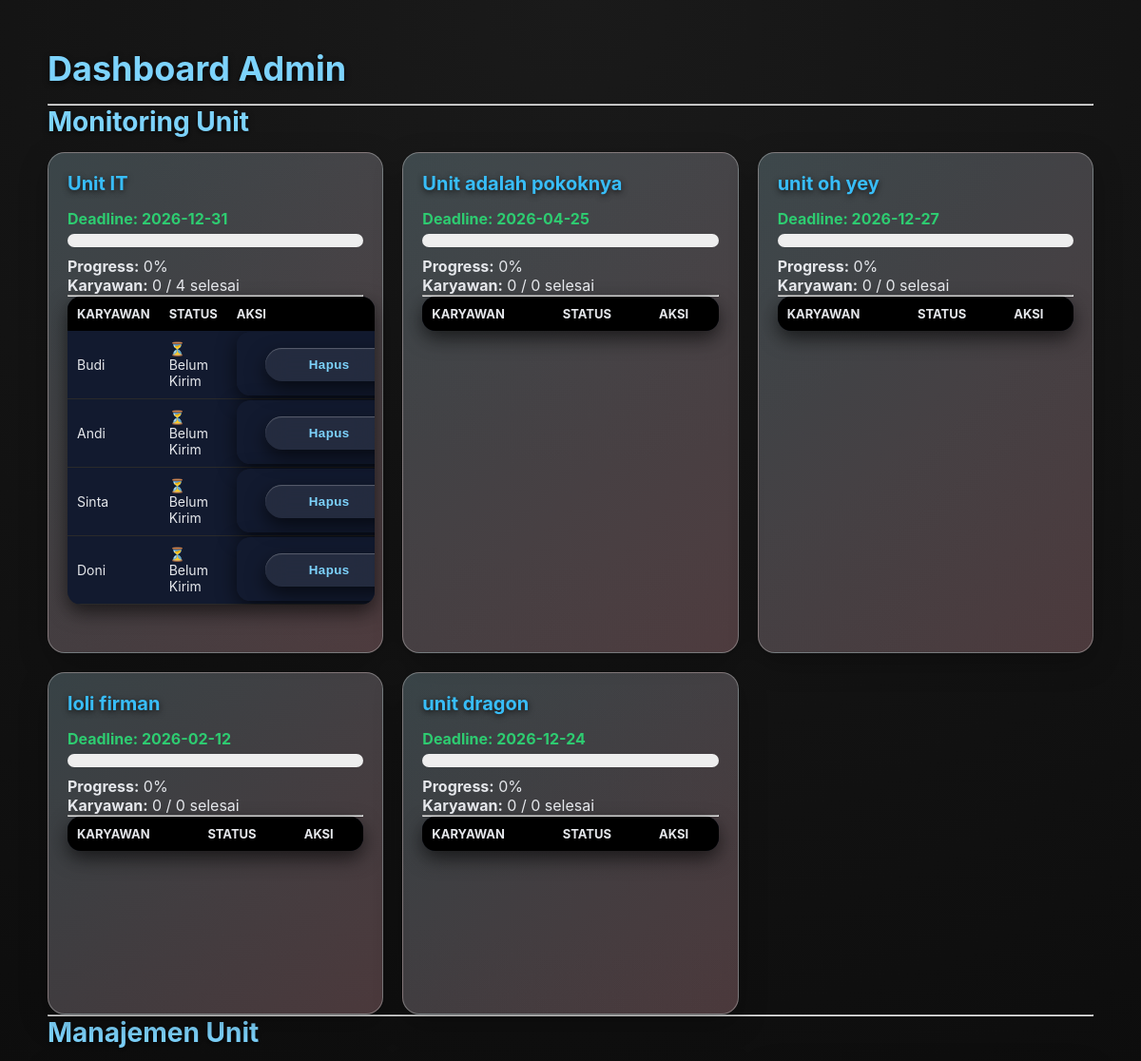
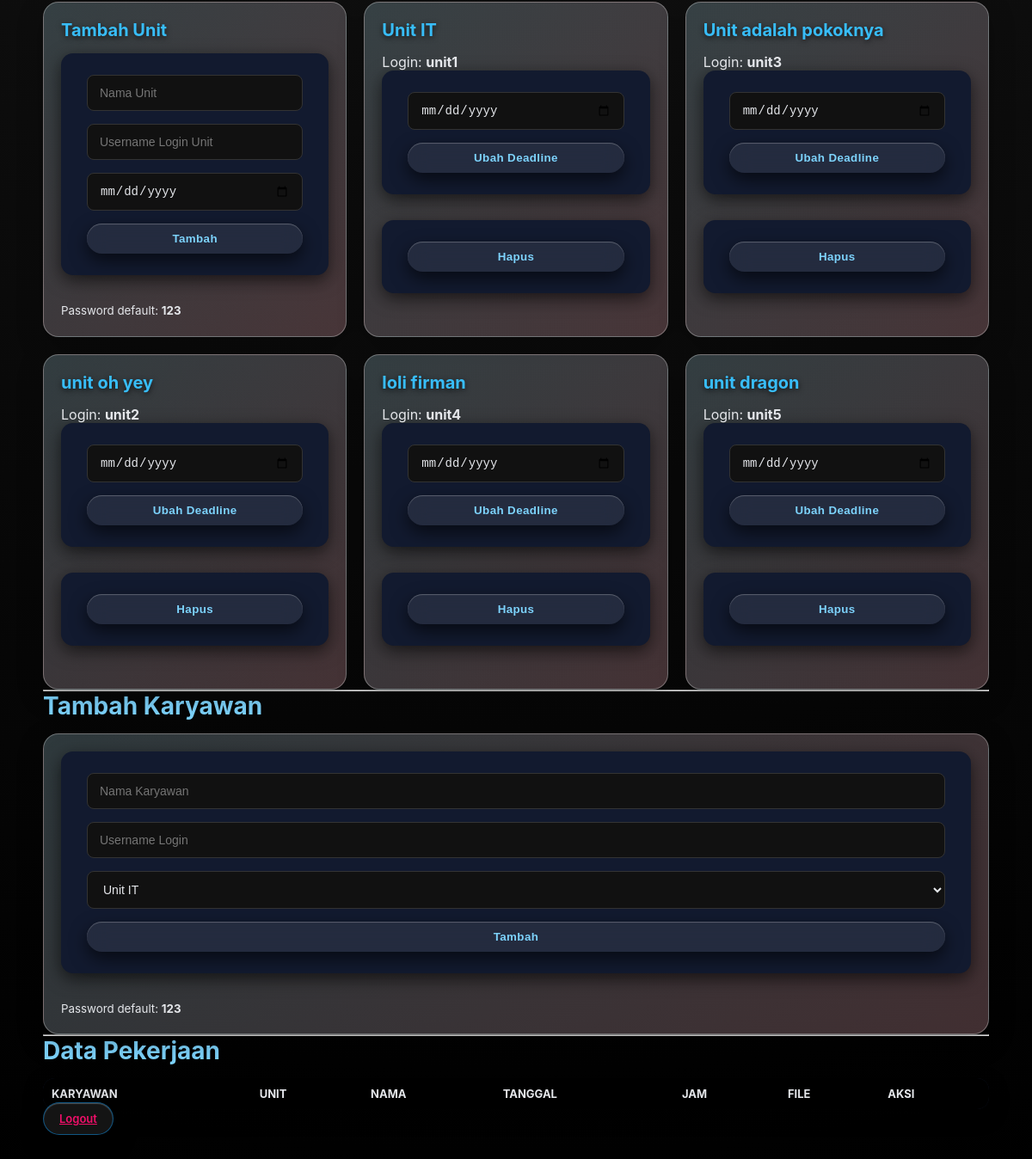
Page /admin/dashboard.php (signed in) on the committed database (2 pictures, top to bottom).
### tables this page shows
CREATE TABLE `unit` (
  `id` int(11) NOT NULL,
  `nama_unit` varchar(100) DEFAULT NULL,
  `deadline` date DEFAULT NULL
);

CREATE TABLE `karyawan` (
  `id` int(11) NOT NULL,
  `nama` varchar(100) DEFAULT NULL,
  `unit_id` int(11) DEFAULT NULL
);

CREATE TABLE `users` (
  `id` int(11) NOT NULL,
  `username` varchar(50) DEFAULT NULL,
  `password` varchar(255) DEFAULT NULL,
  `role` enum('admin','unit','karyawan','viewer') DEFAULT NULL,
  `unit_id` int(11) DEFAULT NULL,
  `karyawan_id` int(11) DEFAULT NULL
);

### admin/dashboard.php (the view, shortened to what this page needs)
<?php
require '../config/config.php';
function deadline_color($deadline){
  $today = date('Y-m-d');
  $diff = (strtotime($deadline) - strtotime($today)) / 86400;
  return ($diff <= 2) ? 'danger' : 'safe';
}
?>
<!DOCTYPE html>
<html>
<head>
  <link rel="stylesheet" href="../style.css">
</head>
<body>
<div class="page dashboard">
<div style="display:flex;justify-content:space-between;align-items:center">
  <h1>Dashboard Admin</h1>
  <a href="../auth/logout.php" class="logout-btn">Logout</a>
</div>
<hr>
<h2>Monitoring Unit</h2>
<div class="grid">
<?php
$unit = mysqli_query($conn,"SELECT * FROM unit");
while($u = mysqli_fetch_assoc($unit)){
  $total = mysqli_num_rows(
    mysqli_query($conn,"SELECT id FROM karyawan WHERE unit_id='$u[id]'")
  );
  $selesai = mysqli_num_rows(
    mysqli_query($conn,"
      SELECT DISTINCT karyawan_id
      FROM pekerjaan
      WHERE unit_id='$u[id]'
    ")
  );
  $progress = $total ? round(($selesai/$total)*100) : 0;
  $warna_deadline = deadline_color($u['deadline']);
?>
<div class="card" style="min-height:360px">
  <h3><?= $u['nama_unit'] ?></h3>
  <p class="deadline <?= $warna_deadline ?>">
    Deadline: <?= $u['deadline'] ?>
  </p>
  <div class="progress-box">
  </div>
  <p><b>Progress:</b> <?= $progress ?>%</p>
  <p><b>Karyawan:</b> <?= $selesai ?> / <?= $total ?> selesai</p>
  <hr>
  <table width="100%">
    <tr>
      <th align="left">Karyawan</th>
      <th>Status</th>
      <th>Aksi</th>
    </tr>
<?php
$k = mysqli_query($conn,"SELECT * FROM karyawan WHERE unit_id='$u[id]'");
while($karyawan = mysqli_fetch_assoc($k)){
  $cek = mysqli_num_rows(
    mysqli_query($conn,"
      SELECT id FROM pekerjaan
      WHERE karyawan_id='$karyawan[id]'
      LIMIT 1
    ")
  );
?>
<tr>
  <td><?= $karyawan['nama'] ?></td>
  <td><?= $cek ? '✅ Sudah Kirim' : '⏳ Belum Kirim' ?></td>
  <td>
    <form method="POST" style="display:inline">
      <button name="hapus_karyawan">Hapus</button>
    </form>
  </td>
</tr>
<?php } ?>
  </table>
</div>
<?php } ?>
</div>
<hr>
<h2>Manajemen Unit</h2>
<div class="grid">
<div class="card">
<h3>Tambah Unit</h3>
<form method="POST">
  <input name="nama_unit" placeholder="Nama Unit" required>
  <input name="username_unit" placeholder="Username Login Unit" required>
  <input type="date" name="deadline" required>
  <button name="tambah_unit">Tambah</button>
</form>
<small>Password default: <b>123</b></small>
</div>
<?php
$unit = mysqli_query($conn,"
SELECT unit.*, users.username
FROM unit
LEFT JOIN users ON users.unit_id=unit.id AND users.role='unit'
");
while($u=mysqli_fetch_assoc($unit)){
?>
<div class="card">
<h3><?= $u['nama_unit'] ?></h3>
<p>Login: <b><?= $u['username'] ?? '-' ?></b></p>
<form method="POST">
  <input type="date" name="deadline_baru" required>
  <button name="edit_deadline">Ubah Deadline</button>
</form>
<form method="POST">
  <button name="hapus_unit">Hapus</button>
</form>
</div>
<?php } ?>
</div>
<hr>
<h2>Tambah Karyawan</h2>
<div class="card">
<form method="POST">
  <input name="nama" placeholder="Nama Karyawan" required>
  <input name="username_karyawan" placeholder="Username Login" required>
  <select name="unit_id" required>
<?php
$u=mysqli_query($conn,"SELECT * FROM unit");
while($d=mysqli_fetch_assoc($u)){
  echo "<option value='$d[id]'>$d[nama_unit]</option>";
}
?>
  </select>
  <button name="tambah_karyawan">Tambah</button>
</form>
<small>Password default: <b>123</b></small>
</div>
<hr>
<h2>Data Pekerjaan</h2>
<table>
<tr>
<th>Karyawan</th><th>Unit</th><th>Nama</th>
<th>Tanggal</th><th>Jam</th><th>File</th><th>Aksi</th>
</tr>
</table>
</div>
</body>
</html>

### style.css (style rules this page uses)
* { margin: 0; padding: 0; box-sizing: border-box; }
:root { --bg-main: #0b1220; --bg-card: #121a2f; --bg-soft: #1a2442; --primary: #7dd3fc; --primary-soft: #38bdf8; --accent: #f9a8d4; --accent-soft: #ec4899; --text-main: #e5e7eb; --text-muted: #9ca3af; --danger: #fb7185; --success: #34d399; }
body { font-family: "Segoe UI", Tahoma, Geneva, Verdana, sans-serif; background: radial-gradient(circle at top, #1a1a1a, #000); color: var(--text-main); min-height: 100vh; padding: 30px; }
h1, h2, h3 { color: var(--primary); margin-bottom: 15px; text-shadow: 0 2px 6px rgba(0, 0, 0, 0.7); }
h1 { font-size: 36px; }
h2 { font-size: 28px; }
h3 { font-size: 20px; color: var(--primary-soft); }
form { background: var(--bg-card); padding: 25px 30px; border-radius: 14px; box-shadow: 0 6px 20px rgba(0, 0, 0, 0.6); margin-bottom: 30px; }
input, select { width: 100%; padding: 12px 14px; margin-bottom: 15px; border-radius: 8px; border: 1px solid #333; background: #111; color: var(--text-main); font-size: 14px; transition: 0.3s; }
button, .btn-primary, .btn-success, .btn-danger, .btn-outline { width: 100%; padding: 12px 16px; border-radius: 12px; font-weight: 600; letter-spacing: 0.4px; cursor: pointer; background: rgba(255, 255, 255, 0.08); backdrop-filter: blur(10px); -webkit-backdrop-filter: blur(10px); border: 1px solid rgba(241, 196, 15, 0.4); color: #f1c40f; box-shadow: inset 0 1px 1px rgba(255, 255, 255, 0.25), 0 8px 20px rgba(0, 0, 0, 0.6); transition: all 0.3s ease; }
button, .btn-primary, .btn-success, .btn-danger, .btn-outline { background: rgba(255, 255, 255, 0.08); backdrop-filter: blur(12px); border: 1px solid rgba(125, 211, 252, 0.5); color: var(--primary); box-shadow: inset 0 1px 1px rgba(255, 255, 255, 0.25), 0 8px 20px rgba(0, 0, 0, 0.6); }
table { width: 100%; border-collapse: collapse; background: var(--bg-card); border-radius: 14px; overflow: hidden; margin-bottom: 30px; box-shadow: 0 8px 20px rgba(0, 0, 0, 0.6); }
th { background: #000; color: var(--gold); padding: 14px; font-size: 13px; text-transform: uppercase; }
td { padding: 12px; border-bottom: 1px solid #2a2a2a; color: var(--text-main); font-size: 14px; }
.logout-btn { position: fixed; bottom: 20px; left: 20px; z-index: 9999; width: auto; padding: 10px 18px; border-radius: 30px; background: rgba(255, 255, 255, 0.08); backdrop-filter: blur(10px); -webkit-backdrop-filter: blur(10px); border: 1px solid rgba(15, 151, 241, 0.5); color: #f10f69; font-size: 13px; font-weight: 600; cursor: pointer; box-shadow: inset 0 1px 1px rgba(255, 255, 255, 0.25), 0 10px 25px rgba(0, 0, 0, 0.8); transition: 0.3s; }
.page { animation: pageIn 0.6s ease forwards; }
* { box-sizing: border-box; }
body { margin: 0; font-family: "Inter", sans-serif; }
.dashboard { max-width: 1200px; margin: auto; padding: 20px; }
.grid { display: grid; grid-template-columns: repeat(auto-fit, minmax(280px, 1fr)); gap: 20px; }
.card { padding: 20px; border-radius: 18px; background: linear-gradient( 135deg, rgba(173, 216, 230, 0.25), rgba(255, 182, 193, 0.25) ); backdrop-filter: blur(12px); border: 1px solid rgba(255, 255, 255, 0.3); box-shadow: 0 10px 30px rgba(0, 0, 0, 0.25); }
table { width: 100%; border-collapse: collapse; }
table th, table td { padding: 10px; text-align: left; }
button { padding: 10px 16px; border-radius: 30px; border: none; cursor: pointer; }

### admin/dashboard.php (style rules this page uses)
.deadline.safe { color:#2ecc71;font-weight:bold }
.progress-box { background:#eee; border-radius:20px; overflow:hidden; height:14px; margin:6px 0 10px }
table { font-size:14px }
th,td { padding:4px }

### rows in the picture
unit: nama_unit "Unit IT", deadline "2026-12-31", progress "0", selesai "0", total "4"
karyawan: nama "Budi"
karyawan: nama "Andi"
karyawan: nama "Sinta"
karyawan: nama "Doni"
unit: nama_unit "Unit adalah pokoknya", deadline "2026-04-25", progress "0", selesai "0", total "0"
unit: nama_unit "unit oh yey", deadline "2026-12-27", progress "0", selesai "0", total "0"
unit: nama_unit "loli firman", deadline "2026-02-12", progress "0", selesai "0", total "0"
unit: nama_unit "unit dragon", deadline "2026-12-24", progress "0", selesai "0", total "0"
users: unit.nama_unit "Unit IT", username "unit1"
users: unit.nama_unit "Unit adalah pokoknya", username "unit3"
users: unit.nama_unit "unit oh yey", username "unit2"
users: unit.nama_unit "loli firman", username "unit4"
users: unit.nama_unit "unit dragon", username "unit5"

### other values in the picture
form field unit_id "Unit IT"
